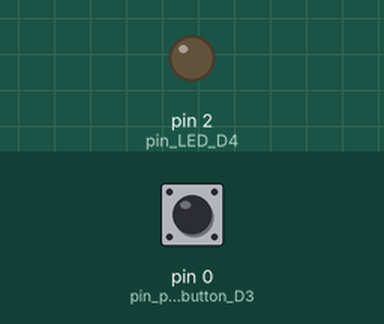
Simulated run of this sketch. Board: Arduino Uno, built with avr-gcc and run on an emulated ATmega328P. On the bench: output pins drawn as LEDs (lit = HIGH). The test bench sets the inputs (shaded band); at power-on: pin 0 (pin_pushbutton_D3) HIGH.

Above: at 1.2 s.
1.3 s: pin 0 (pin_pushbutton_D3) pulled LOW for 0.15 s
At 1.37 s:
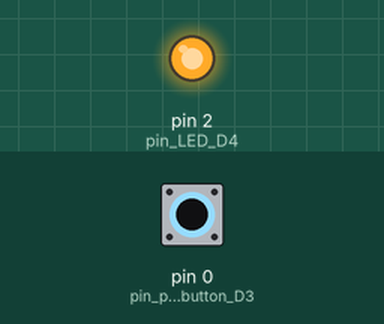
2.9 s: pin 0 (pin_pushbutton_D3) pulled LOW for 3.2 s
At 6.5 s:
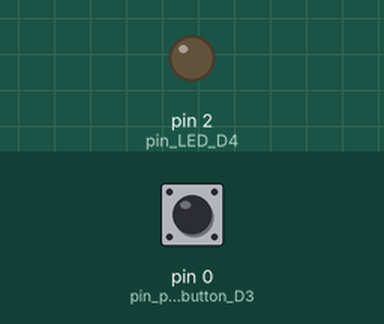
Timing chart, 0 to 8.0 s (numbered marks = the images above; inputs shaded):
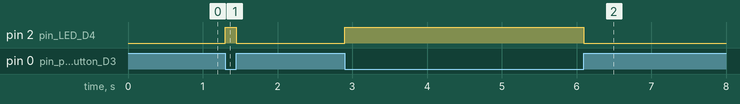

Measured:
- after the input at 1.3 s, pin 2 (pin_LED_D4): LOW → HIGH at once, → LOW 0.15 s later
- after the input at 2.9 s, pin 2 (pin_LED_D4): LOW → HIGH at once, → LOW 3.2 s later

The sketch:

light_switch.ino
```cpp
void setup() {
  // put your setup code here, to run once:
pinMode(0,INPUT);  //pin pushbutton D3
pinMode(2,OUTPUT);  //pin LED D4
}

void loop() {
  // put your main code here, to run repeatedly:
    int a=digitalRead(0);
    if(a==0)
    {
      digitalWrite(2,HIGH);
    }
    else
    {
      digitalWrite(2,LOW);
    }
}
```
